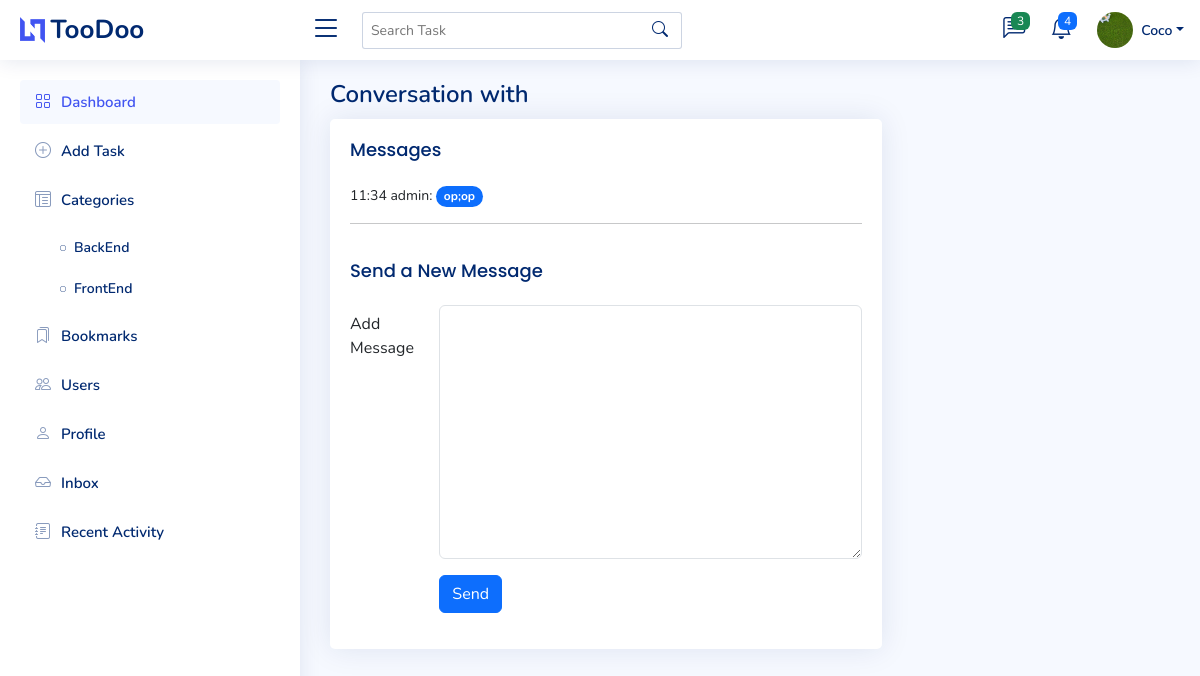
/message/24/ (signed in), run on the app's committed database.
### todo_project/models.py (models this page shows, shortened)
class Profile(models.Model):
    user = models.OneToOneField(User,null=True, on_delete=models.CASCADE)
    username = models.CharField(max_length=100, blank=True)
    email = models.CharField(max_length=100, blank=True)
    bio = models.TextField(blank=True)
    profile_pic = models.ImageField(null=True, blank=True, upload_to='profile_images/', default='profile_images/default-profile-pic.png')
    job_title = models.CharField(max_length=100, blank=True, null=True)
    phone = models.CharField(max_length=100, blank=True, null=True)
    company = models.CharField(max_length=100, blank=True, null=True)
    address = models.CharField(max_length=100, blank=True, null=True)
    x_profile = models.CharField(max_length=100, blank=True, null=True)
    instagram_profile = models.CharField(max_length=100, blank=True, null=True)
    linkedin_profile = models.CharField(max_length=100, blank=True, null=True)
    facebook_profile = models.CharField(max_length=100, blank=True, null=True)

class Category(models.Model):
    name = models.CharField(max_length=50)
    user = models.ForeignKey(User, on_delete=models.CASCADE)
    color = models.CharField(max_length=7, blank=True, default='#FFFFFF')

class Message(models.Model):
    conversation = models.ForeignKey(Conversation, related_name='messages', on_delete=models.CASCADE)
    sender = models.ForeignKey(User, related_name='sent_messages', on_delete=models.CASCADE)
    body = models.TextField()
    created_at = models.DateTimeField(auto_now_add=True)
    read = models.BooleanField(default=False)

### todo_project/views.py (the view)
# urls.py: path('message/<int:conversation_id>/', views.message_detail, name='message_detail'),
@login_required
def message_detail(request, conversation_id):
    conversation = get_object_or_404(Conversation, id=conversation_id)
    if request.user not in conversation.participants.all():
        return redirect('inbox')
    messages = conversation.messages.order_by('created_at')
    if request.method == 'POST':
        form = MessageForm(request.POST)
        if form.is_valid():
            message = form.save(commit=False)
            message.sender = request.user
            message.conversation = conversation
            message.save()
            return redirect('message_detail', conversation_id=conversation_id)
    else:
        form = MessageForm()
    return render(request, 'messaging/message_detail.html', {
        'messages': messages,
        'conversation': conversation,
        'form': form,
    })

### todo_project/forms.py
class MessageForm(forms.ModelForm):
    class Meta:
        model = Message
        fields = [ 'body']
        widgets = {
            'body': forms.Textarea(attrs={'class': 'form-control', }),
        }

### todo_project/context_processors.py (called while the page is built)
def profile_context(request):              # this pulls the template globally. Context processors are good to be used when you want to pull info to all templates. :d
    if request.user.is_authenticated:
        profile, created = Profile.objects.get_or_create(user=request.user)
        return {'profile': profile}
    return {}

def category_list(request):
    if request.user.is_authenticated:
        categories = Category.objects.all()
    else:
        categories = Category.objects.none()  # No categories for unauthenticated users
    return {'categories': categories}

def latest_conversations(request):
    if request.user.is_authenticated:
        conversations = Conversation.objects.filter(participants=request.user)
        return {
            'latest_conversations': conversations
        }
    return {}

### todo_project/templates/messaging/message_detail.html (shortened to what this page needs)
{% extends 'base.html' %}
{% block content %}
<main id="main" class="main">
  <div class="pagetitle">
    <h1>Conversation with {{ recipient.username }}</h1>
  </div>
  <section class="section">
    <div class="row">
      <div class="col-lg-8">
        <div class="card">
          <div class="card-body">
            <h5 class="card-title">Messages</h5>
            <div class="messages-list">
              {% for message in messages %}
              <div class="message {% if message.sender == request.user %}sent{% else %}received{% endif %}">
                <p>
                  <small class="message-time">
                    <span class="message-hour">{{ message.created_at | date:"H:i" }}</span>
                    {{ message.sender.username }}:
                  </small>
                  <span class="badge rounded-pill {% if message.sender == request.user %}bg-primary{% else %}bg-secondary{% endif %}">
                    {{ message.body }}
                  </span>
                </p>
              </div>
              {% endfor %}
            </div>
            <hr>
            <h5 class="card-title">Send a New Message</h5>
            <form method="post">
              <div class="row mb-3">
                <label for="id_body" class="col-sm-2 col-form-label">Add Message</label>
                <div class="col-sm-10">
                    {{ form.body }}
                </div>
              </div>
              <div class="row mb-3">
                <label class="col-sm-2 col-form-label"></label>
                <div class="col-sm-10">
                    <button type="submit" class="btn btn-primary">Send</button>
                </div>
              </div>
            </form>
          </div>
        </div>
      </div>
    </div>
  </section>
</main>
{% endblock %}

### todo_project/templates/base.html (shortened to what this page needs)
{% load static %}
<!DOCTYPE html>
<html lang="en">
<head>
  <link href="{% static 'vendor/bootstrap/css/bootstrap.min.css' %}" rel="stylesheet">
  <link href="{% static 'vendor/bootstrap-icons/bootstrap-icons.css' %}" rel="stylesheet">
  <link href="{% static 'vendor/boxicons/css/boxicons.min.css' %}" rel="stylesheet">
  <link href="{% static 'vendor/remixicon/remixicon.css' %}" rel="stylesheet">
  <link href="{% static 'vendor/simple-datatables/style.css' %}" rel="stylesheet">
  <link href="https://cdnjs.cloudflare.com/ajax/libs/font-awesome/6.4.0/css/all.min.css" rel="stylesheet">
  <link href="{% static 'vendor/tinymce/tinymce.min.js' %}" rel="stylesheet">
  <link href="{% static 'css/style.css' %}" rel="stylesheet">
</head>
<body>
  <header id="header" class="header fixed-top d-flex align-items-center">
    <div class="d-flex align-items-center justify-content-between">
      <a href="{% url 'task_list' %}" class="logo d-flex align-items-center">
        <img src="assets/img/logo.png" alt="">
        <span class="d-none d-lg-block">TooDoo</span>
      </a>
      <i class="bi bi-list toggle-sidebar-btn"></i>
    </div>
    <div class="search-bar">
      <form class="search-form d-flex align-items-center" role="search" method="get" action="{% url 'search_task' %}">
        <input type="text" placeholder="Search Task" aria-label="Search" name="q" value="{{ request.GET.q }}">
        <button type="submit" title="Search"><i class="bi bi-search"></i></button>
      </form>
    </div>
    <nav class="header-nav ms-auto">
      <ul class="d-flex align-items-center">
        <li class="nav-item dropdown">
          <a class="nav-link nav-icon" href="#" data-bs-toggle="dropdown">
            <i class="bi bi-chat-left-text"></i>
            <span class="badge bg-success badge-number">{{ latest_conversations|length }}</span>
          </a>
        </li>
        <li class="nav-item dropdown">
          <a class="nav-link nav-icon" href="#" data-bs-toggle="dropdown">
            <i class="bi bi-bell"></i>
            <span class="badge bg-primary badge-number">4</span>
          </a>
        </li>
        <li class="nav-item dropdown pe-3">
          <a class="nav-link nav-profile d-flex align-items-center pe-0" href="#" data-bs-toggle="dropdown">
            <img src="{{ profile.profile_pic.url }}" alt="Profile" class="rounded-circle">
            <span class="d-none d-md-block dropdown-toggle ps-2">{{ profile.username }}</span>
          </a>
        </li>
      </ul>
    </nav>
  </header>
  <aside id="sidebar" class="sidebar">
    <ul class="sidebar-nav" id="sidebar-nav">
      <li class="nav-item">
        <a class="nav-link" href="{% url 'task_list' %}">
          <i class="bi bi-grid"></i>
          <span>Dashboard</span>
        </a>
      </li>
      <li class="nav-item">
        <a class="nav-link collapsed" href="{% url 'create_task' %}">
          <i class="bi bi-plus-circle"></i>
          <span>Add Task</span>
        </a>
      </li>
      <li class="nav">
        <li class="nav-item">
          <a class="nav-link collapsed" href="{% url 'category_list' %}">
            <i class="bi bi-layout-text-window-reverse"></i><span>Categories</span>
          </a>
          <ul class="nav-content">
            {% for category in categories %}
              <li>
                <a href="{% url 'tasks_by_category' category.id %}">
                  <i class="bi bi-circle"></i><span>{{ category.name }}</span>
                </a>
              </li>
            {% endfor %}
          </ul>
        </li>
      </li>
      <li class="nav-item">
        <a class="nav-link collapsed" href="{% url 'bookmark_list' %}">
          <i class="bi bi-bookmarks"></i>
          <span>Bookmarks</span>
        </a>
      </li>
      <li class="nav-item">
        <a class="nav-link collapsed" href="{% url 'user_list' %}">
          <i class="bi bi-people"></i>
          <span>Users</span>
        </a>
      </li>
      <li class="nav-item">
        <a class="nav-link collapsed" href="{% url 'edit_profile' %}">
          <i class="bi bi-person"></i>
          <span>Profile</span>
        </a>
      </li>
      <li class="nav-item">
        <a class="nav-link collapsed" href="{% url 'inbox' %}">
          <i class="bi bi-inbox"></i>
          <span>Inbox</span>
        </a>
      </li>
      <li class="nav-item">
        <a class="nav-link collapsed" href="{% url 'recent_activity' %}">
          <i class="bi bi-journal-text"></i>
          <span>Recent Activity</span>
        </a>
      </li>
    </ul>
  </aside>
  {% block content %}
  {% endblock %}
</body>
</html>

### static/css/style.css (style rules this page uses)
:root { scroll-behavior: smooth; }
body { font-family: "Nunito", sans-serif; background: #f6f9ff; color: #444444; }
a { color: #4154f1; text-decoration: none; }
h1, h2, h3, h4, h5, h6 { font-family: "Nunito", sans-serif; }
#main { margin-top: 60px; padding: 20px 30px; transition: all 0.3s; }
.pagetitle { margin-bottom: 10px; }
.pagetitle h1 { font-size: 24px; margin-bottom: 0; font-weight: 600; color: #012970; }
.card { margin-bottom: 30px; border: none; border-radius: 5px; box-shadow: 0px 0 30px rgba(1, 41, 112, 0.1); }
.card-title { padding: 20px 0 15px 0; font-size: 18px; font-weight: 500; color: #012970; font-family: "Poppins", sans-serif; }
.card-body { padding: 0 20px 20px 20px; }
.logo { line-height: 1; }
@media (min-width: 1200px) { .logo { width: 280px; } }
.logo img { max-height: 26px; margin-right: 6px; }
.logo span { font-size: 26px; font-weight: 700; color: #012970; font-family: "Nunito", sans-serif; }
.header { transition: all 0.5s; z-index: 997; height: 60px; box-shadow: 0px 2px 20px rgba(1, 41, 112, 0.1); background-color: #fff; padding-left: 20px; }
.header .toggle-sidebar-btn { font-size: 32px; padding-left: 10px; cursor: pointer; color: #012970; }
.header .search-bar { min-width: 360px; padding: 0 20px; }
.header .search-form { width: 100%; }
.header .search-form input { border: 0; font-size: 14px; color: #012970; border: 1px solid rgba(1, 41, 112, 0.2); padding: 7px 38px 7px 8px; border-radius: 3px; transition: 0.3s; width: 100%; }
.header .search-form button { border: 0; padding: 0; margin-left: -30px; background: none; }
.header .search-form button i { color: #012970; }
.header-nav ul { list-style: none; }
.header-nav>ul { margin: 0; padding: 0; }
.header-nav .nav-icon { font-size: 22px; color: #012970; margin-right: 25px; position: relative; }
.header-nav .nav-profile { color: #012970; }
.header-nav .nav-profile img { max-height: 36px; }
.header-nav .nav-profile span { font-size: 14px; font-weight: 600; }
.header-nav .badge-number { position: absolute; inset: -2px -5px auto auto; font-weight: normal; font-size: 12px; padding: 3px 6px; }
.sidebar { position: fixed; top: 60px; left: 0; bottom: 0; width: 300px; z-index: 996; transition: all 0.3s; padding: 20px; overflow-y: auto; scrollbar-width: thin; scrollbar-color: #aab7cf transparent; box-shadow: 0px 0px 20px rgba(1, 41, 112, 0.1); background-color: #fff; }
@media (min-width: 1200px) { #main, #footer { margin-left: 300px; } }
.sidebar-nav { padding: 0; margin: 0; list-style: none; }
.sidebar-nav li { padding: 0; margin: 0; list-style: none; }
.sidebar-nav .nav-item { margin-bottom: 5px; }
.sidebar-nav .nav-link { display: flex; align-items: center; font-size: 15px; font-weight: 600; color: #4154f1; transition: 0.3; background: #f6f9ff; padding: 10px 15px; border-radius: 4px; }
.sidebar-nav .nav-link i { font-size: 16px; margin-right: 10px; color: #4154f1; }
.sidebar-nav .nav-link.collapsed { color: #012970; background: #fff; }
.sidebar-nav .nav-link.collapsed i { color: #899bbd; }
.sidebar-nav .nav-content { padding: 5px 0 0 0; margin: 0; list-style: none; }
.sidebar-nav .nav-content a { display: flex; align-items: center; font-size: 14px; font-weight: 600; color: #012970; transition: 0.3; padding: 10px 0 10px 40px; transition: 0.3s; }
.sidebar-nav .nav-content a i { font-size: 6px; margin-right: 8px; line-height: 0; border-radius: 50%; }
.message-time { position: relative; }

### data on the page
Profile: profile_pic (picture), username "Coco"
Category: name "BackEnd"
Category: name "FrontEnd"
Message: created_at "11:34", sender.username "admin", body "op;op"

### other printed values
{{ latest_conversations|length }} "3"
